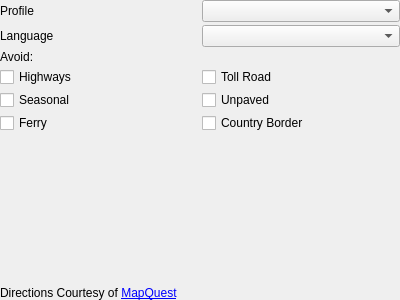
<?xml version="1.0" encoding="UTF-8"?>
<ui version="4.0">
 <class>IRouterMapQuest</class>
 <widget class="QWidget" name="IRouterMapQuest">
  <property name="geometry">
   <rect>
    <x>0</x>
    <y>0</y>
    <width>400</width>
    <height>300</height>
   </rect>
  </property>
  <property name="windowTitle">
   <string>Form</string>
  </property>
  <layout class="QVBoxLayout" name="verticalLayout">
   <property name="spacing">
    <number>3</number>
   </property>
   <property name="leftMargin">
    <number>0</number>
   </property>
   <property name="topMargin">
    <number>0</number>
   </property>
   <property name="rightMargin">
    <number>0</number>
   </property>
   <property name="bottomMargin">
    <number>0</number>
   </property>
   <item>
    <layout class="QGridLayout" name="gridLayout">
     <item row="3" column="0">
      <widget class="QCheckBox" name="checkMQAvoidLimAccess">
       <property name="text">
        <string>Highways</string>
       </property>
      </widget>
     </item>
     <item row="4" column="0">
      <widget class="QCheckBox" name="checkMQAvoidSeasonal">
       <property name="text">
        <string>Seasonal</string>
       </property>
      </widget>
     </item>
     <item row="1" column="0">
      <widget class="QLabel" name="label_3">
       <property name="text">
        <string>Language</string>
       </property>
      </widget>
     </item>
     <item row="5" column="1">
      <widget class="QCheckBox" name="checkMQAvoidCountryBorder">
       <property name="text">
        <string>Country Border</string>
       </property>
      </widget>
     </item>
     <item row="1" column="1">
      <widget class="QComboBox" name="comboMQLanguage"/>
     </item>
     <item row="0" column="0">
      <widget class="QLabel" name="label_2">
       <property name="text">
        <string>Profile</string>
       </property>
      </widget>
     </item>
     <item row="2" column="0">
      <widget class="QLabel" name="label">
       <property name="text">
        <string>Avoid:</string>
       </property>
      </widget>
     </item>
     <item row="5" column="0">
      <widget class="QCheckBox" name="checkMQAvoidFerry">
       <property name="text">
        <string>Ferry</string>
       </property>
      </widget>
     </item>
     <item row="3" column="1">
      <widget class="QCheckBox" name="checkMQAvoidTollRoads">
       <property name="text">
        <string>Toll Road</string>
       </property>
      </widget>
     </item>
     <item row="0" column="1">
      <widget class="QComboBox" name="comboMQPreference"/>
     </item>
     <item row="4" column="1">
      <widget class="QCheckBox" name="checkMQAvoidUnpaved">
       <property name="text">
        <string>Unpaved</string>
       </property>
      </widget>
     </item>
    </layout>
   </item>
   <item>
    <spacer name="verticalSpacer">
     <property name="orientation">
      <enum>Qt::Vertical</enum>
     </property>
     <property name="sizeHint" stdset="0">
      <size>
       <width>20</width>
       <height>123</height>
      </size>
     </property>
    </spacer>
   </item>
   <item>
    <widget class="QLabel" name="labelCopyrightMapQuest">
     <property name="text">
      <string>&lt;p&gt;Directions Courtesy of &lt;a href=&quot;http://www.mapquest.com/&quot; target=&quot;_blank&quot;&gt;MapQuest&lt;/a&gt; &lt;/p&gt;</string>
     </property>
     <property name="openExternalLinks">
      <bool>true</bool>
     </property>
    </widget>
   </item>
  </layout>
 </widget>
 <resources/>
 <connections/>
</ui>
